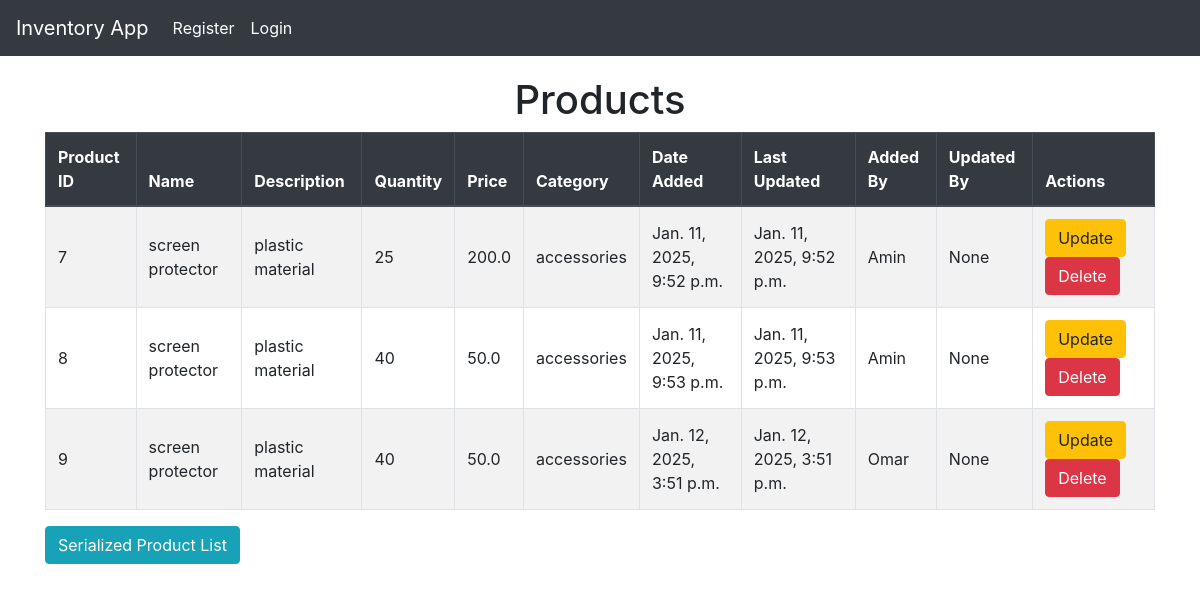
Screenshot of /all_list/ with the database file from the repository.
### Inventory_App/models.py (models this page shows, shortened)
class Product(models.Model):
    product_id = models.AutoField(primary_key=True)
    name = models.CharField(max_length=100)
    description = models.TextField()
    quantity = models.IntegerField()
    price = models.FloatField()
    category = models.CharField(max_length=100)
    date_added = models.DateTimeField(auto_now_add=True)
    last_updated = models.DateTimeField(auto_now=True)
    added_by = models.ForeignKey(User, on_delete=models.PROTECT, related_name='product_added_by', null=True)
    updated_by = models.ForeignKey(User, on_delete=models.PROTECT, related_name='Product_updated_by', null=True)

### Inventory_App/views.py (the view)
# urls.py: path('all_list/', views.all_product_list_view, name='all_product_list'),
def all_product_list_view(request):
    product_list = Product.objects.all()
    filter_backends = [filters.SearchFilter]
    search_fields = ['category', 'price', 'quantity']
    return render(request, 'Inventory_App/all_product_list.html', {'product_list': product_list})

### Inventory_App/templates/Inventory_App/all_product_list.html (shortened to what this page needs)
{% extends "Inventory_App/base.html" %}
{% block content %}
    <h1 class="text-center">Products</h1>
    <table class="table table-bordered table-striped ">
        <thead class="thead-dark">
            <tr>
                <th>Product ID</th>
                <th>Name</th>
                <th>Description</th>
                <th>Quantity</th>
                <th>Price</th>
                <th>Category</th>
                <th>Date Added</th>
                <th>Last Updated</th>
                <th>Added By</th>
                <th>Updated By</th>
                <th>Actions</th>
            </tr>
        </thead>
        <tbody>
            {% for product in product_list %}
            <tr>
                <td>{{ product.product_id }} </td>
                <td>{{ product.name }} </td>
                <td>{{ product.description }} </td>
                <td>{{ product.quantity }} </td>
                <td>{{ product.price }} </td>
                <td>{{ product.category }} </td>
                <td>{{ product.date_added }} </td>
                <td>{{ product.last_updated }} </td>
                <td>{{ product.added_by }} </td>
                <td>{{ product.updated_by }} </td>
                <td>
                    <a href="{% url 'product_update' product.product_id %}" class="btn btn-warning" >Update</a>
                    <a href="{% url 'product_delete' product.product_id %}" class="btn btn-danger" >Delete</a>
                </td>
            </tr>
            {% endfor %}
        </tbody>
    </table>
    <a href="{% url 'product_serialize_list' %}" class="btn btn-info" >Serialized Product List</a>
{% endblock %}

### Inventory_App/templates/Inventory_App/base.html (shortened to what this page needs)
<!DOCTYPE html>
<html lang="en">
<head>
    <link href="https://cdn.jsdelivr.net/npm/bootstrap@4.5.2/dist/css/bootstrap.min.css" rel="stylesheet">
</head>
<body>
    <nav class="navbar navbar-expand-lg navbar-dark fixed-top">
        <a class="navbar-brand" href="{% url 'home' %}">Inventory App</a>
        <div class="collapse navbar-collapse" id="navbarNav">
            <ul class="navbar-nav">
                <li class="nav-item">
                    <a class="nav-link" href="{% url 'register' %}">Register</a>
                </li>
                <li class="nav-item">
                    <a class="nav-link" href="{% url 'login' %}">Login</a>
                </li>
            </ul>
        </div>
    </nav>
    <div class="container">
        {% block content %}{% endblock  %}
    </div>
</body>
</html>

### Inventory_App/templates/Inventory_App/base.html (style rules this page uses)
body { padding-top: 56px; }
.navbar { background-color: #343a40; }
.navbar-brand, .nav-link { color: #fff !important; }
.container { margin-top: 20px; }
.table th, .table td { vertical-align: middle; }

### rows the page displays
Product: product_id "7", name "screen protector", description "plastic material", quantity "25", price "200.0", category "accessories", date_added "Jan. 11, 2025, 9:52 p.m.", last_updated "Jan. 11, 2025, 9:52 p.m.", added_by "Amin", updated_by "None"
Product: product_id "8", name "screen protector", description "plastic material", quantity "40", price "50.0", category "accessories", date_added "Jan. 11, 2025, 9:53 p.m.", last_updated "Jan. 11, 2025, 9:53 p.m.", added_by "Amin", updated_by "None"
Product: product_id "9", name "screen protector", description "plastic material", quantity "40", price "50.0", category "accessories", date_added "Jan. 12, 2025, 3:51 p.m.", last_updated "Jan. 12, 2025, 3:51 p.m.", added_by "Omar", updated_by "None"
